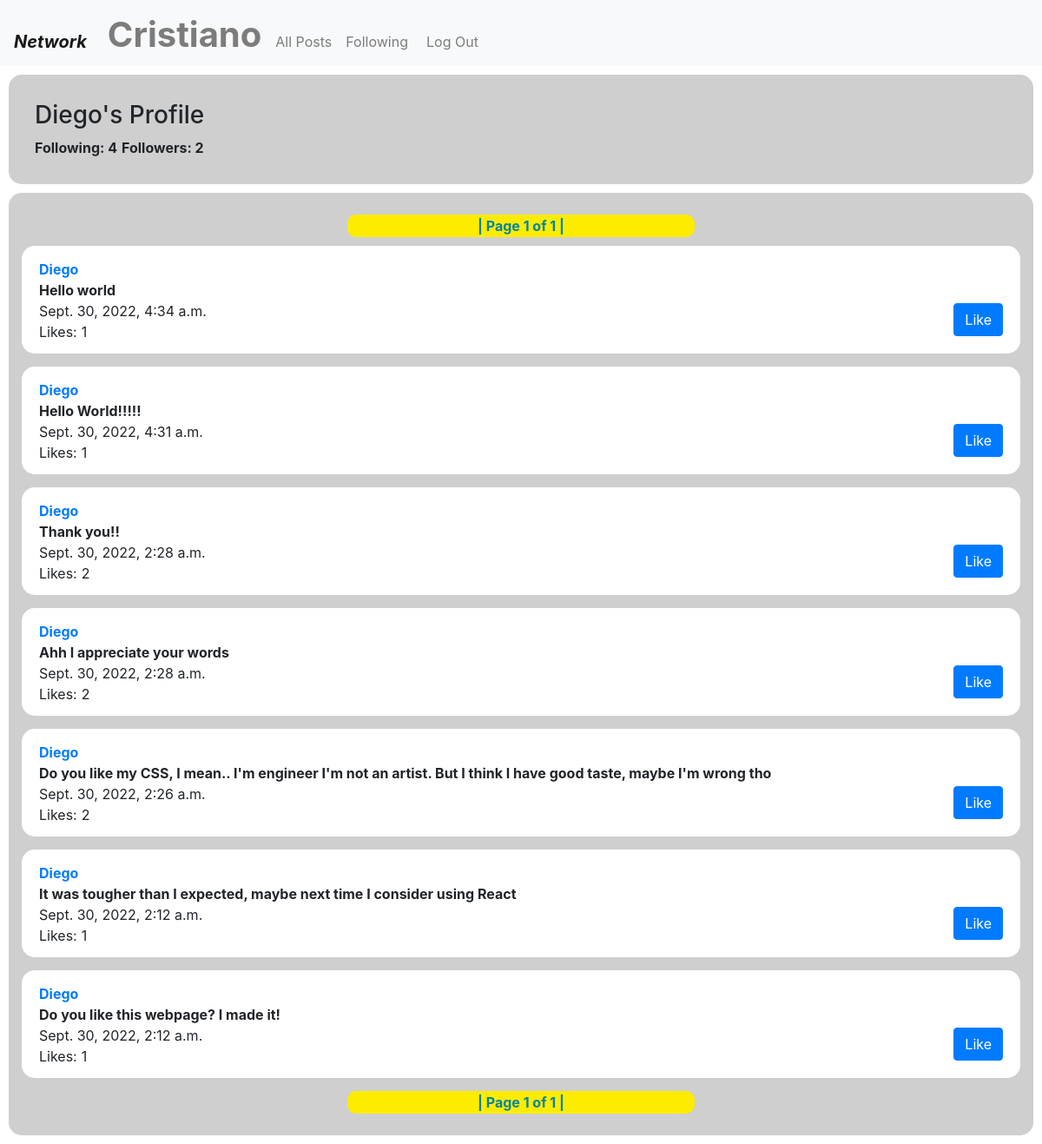
The page /profile/Diego (signed in) on the database its author committed.
### network/models.py (models this page shows)
class User(AbstractUser):
    pass

class Post(models.Model): # New Post: post1 = Post(poster=????, text="qwer")
    poster = models.ForeignKey(User, on_delete=models.CASCADE, related_name="posts")
    text = models.CharField(max_length=140)
    likecount = models.IntegerField(blank=True, null=True)
    time = models.DateTimeField(auto_now_add=True)
    def __str__(self):
        return f"{self.text}"

### network/views.py (the view)
# urls.py: path("profile/<str:username>", views.profile, name="profile"),
def profile(request, username):
    auth = User.objects.filter(username = request.user.username).first()
    poster = User.objects.get(username = username)
    if auth != None:
        user = User.objects.get(username = request.user.username)
    else:
        user = None
    follows = Following.objects.all()
    followers = 0
    following = 0
    for follow in follows:
        if follow.user == poster:
            following = following + 1
        if follow.user_followed == poster:
            followers = followers + 1
    allposts = Post.objects.all().order_by("-time")
    postlist = []
    for post in allposts:
        if post.poster == poster:
            postlist.append(post)
    p = Paginator(postlist, 10)
    page = request.GET.get('page')
    posts = p.get_page(page)
    likeslist = []
    if user is not None:
        likes = Like.objects.filter(user = user)
        for like in likes:
            likeslist.append(like.post.id)
    return render(request, "network/profile.html", {
        "user":user,
        "posts":posts,
        "poster":poster,
        "followers":followers,
        "following":following,
        "editpost":EditPost(),
        "likeslist": likeslist
    })

### network/templates/network/profile.html (shortened to what this page needs)
{% extends "network/layout.html" %}
    {% load static %}
    {% block body %}
        <div class="profile">
            <div>
                <div>
                    <h3>
                        {{ poster }}'s Profile
                    </h3>
                </div>
                <div id="stats">
                    <div id="following">
                        <strong>Following: {{following}}</strong>
                    </div>
                    <div id="followers">
                        <strong>Followers: {{followers}}</strong>
                    </div>
                </div>
            </div>
        </div>
{% endblock %}

### network/templates/network/layout.html (shortened to what this page needs)
{% load static %}
<!DOCTYPE html>
<html lang="en">
    <head>
        <link rel="stylesheet" href="https://stackpath.bootstrapcdn.com/bootstrap/4.4.1/css/bootstrap.min.css">
        <link href="{% static 'network/styles.css' %}" rel="stylesheet">
    </head>
    <body>
        <nav class="navbar navbar-expand-lg navbar-light bg-light">
            <a class="navbar-brand" href="{% url 'home' %}"><strong><i>Network</i></strong></a>
            <div>
              <ul class="navbar-nav mr-auto">
                {% if user.is_authenticated %}
                    <li id="profile" class="nav-item">
                        <a class="nav-link" href="/profile/{{ request.user.username }}"><h1><strong>{{ request.user.username }}</strong></h1></a>
                    </li>
                {% endif %}
                <li id="all-posts" class="nav-item">
                  <a class="nav-link" href="{% url 'home' %}">All Posts</a>
                </li>
                {% if user.is_authenticated %}
                    <li id="following" class="nav-item">
                        <a class="nav-link" href="{% url 'following' %}">Following</a>
                    </li>
                    <li class="nav-item">
                        <a class="nav-link" href="{% url 'logout' %}">Log Out</a>
                    </li>
                {% endif %}
                </ul>
            </div>
        </nav>
        <div class="body">
            {% block body %}
            {% endblock %}
        </div>
        <div id="poststrain">
            <div class="paginator">
            <strong>| Page {{ posts.number }} of {{ posts.paginator.num_pages }} |</strong>
            </div>
                {% for post in posts %}
                <div id="postbox">
                    <div>
                        <a href="/profile/{{ post.poster }}"><strong>{{ post.poster }} </strong></a>
                    </div>
                    <div id="hiddenselector" class="div-{{ post.id }}">
                        <div id="post-{{ post.id }}" class="testboxedit">
                            <div id="text-{{ post.id }}" class="testtoedit">
                               {{ post.text }}
                            </div>
                        </div>
                    </div>
                    <div>
                        {{ post.time }}
                    </div>
                    <div class="allikes" id="like-{{post.id}}">
                        <div id="likesdisplay">
                            <div id="likescolon">
                                Likes:
                            </div>
                            <div class="thenumberoflikes" id="like-{{post.id}}-count">
                                {{ post.likecount }}
                            </div>
                        </div>
                        <div class="nothidden" id="{{post.id}}-like">
                            {% if post.id in likeslist %}
                                <button onclick="unlike('{{ post.id }}')" type="submit" class="btn btn-primary" value="Unlike"/>Unlike
                            {% else %}
                                <button onclick="like('{{ post.id }}')" type="submit" class="btn btn-primary" value="Like"/>Like
                            {% endif %}
                        </div>
                    </div>
                </div>
                {% endfor %}
                <div class="paginator">
            <strong>| Page {{ posts.number }} of {{ posts.paginator.num_pages }} |</strong>
                </div>
    </body>
</html>

### network/static/network/styles.css (style rules this page uses)
.navbar-brand { margin-top: auto; margin-bottom: 0; }
#profile { margin-bottom: -12px; }
.nav-item { margin-top: auto; margin-bottom: 0; }
.profile { display: flex; background-color: rgb(207, 207, 207); padding: 30px; margin: 10px; border-radius: 15px; }
#stats { display: flex; }
#following { display: block; margin-right: 5px; }
#followers { display: block; }
#poststrain { background-color: rgb(207, 207, 207); padding: 15px; margin: 10px; border-radius: 15px; }
#postbox { background-color: rgb(255, 255, 255); padding-top: 15px; padding-left: 20px; padding-right: 20px; margin-bottom: 15px; border-radius: 15px; padding-bottom: 20px; }
.paginator { background-color: rgb(253, 236, 0); color: rgb(0, 131, 163); width: 400px; display: flex; justify-content: center; margin-left: auto; margin-right: auto; margin-top: 10px; margin-bottom: 10px; border-radius: 10px; padding-top: 1px; padding-bottom: 1px; }
.nothidden button { display: block; margin-left: auto; margin-right: 0; margin-top: -45px; }
#likesdisplay { display: flex; }
#likescolon { display: block; margin-right: 5px; }
.thenumberoflikes { display: block; }
.testtoedit { font-weight: bold; }

### rows shown on the page
User: user.username "Cristiano"
User: username "Diego"
Post: poster "Diego", text "Hello world", time "Sept. 30, 2022, 4:34 a.m.", likecount "1"
Post: poster "Diego", text "Hello World!!!!!", time "Sept. 30, 2022, 4:31 a.m.", likecount "1"
Post: poster "Diego", text "Thank you!!", time "Sept. 30, 2022, 2:28 a.m.", likecount "2"
Post: poster "Diego", text "Ahh I appreciate your words", time "Sept. 30, 2022, 2:28 a.m.", likecount "2"
Post: poster "Diego", text "Do you like my CSS, I mean.. I'm engineer I'm not an artist. But I think I have good taste, maybe I'm wrong tho", time "Sept. 30, 2022, 2:26 a.m.", likecount "2"
Post: poster "Diego", text "It was tougher than I expected, maybe next time I consider using React", time "Sept. 30, 2022, 2:12 a.m.", likecount "1"
Post: poster "Diego", text "Do you like this webpage? I made it!", time "Sept. 30, 2022, 2:12 a.m.", likecount "1"

### other values the page prints
{{ following }} "4"
{{ followers }} "2"
{{ posts.number }} "1"
{{ posts.paginator.num_pages }} "1"
